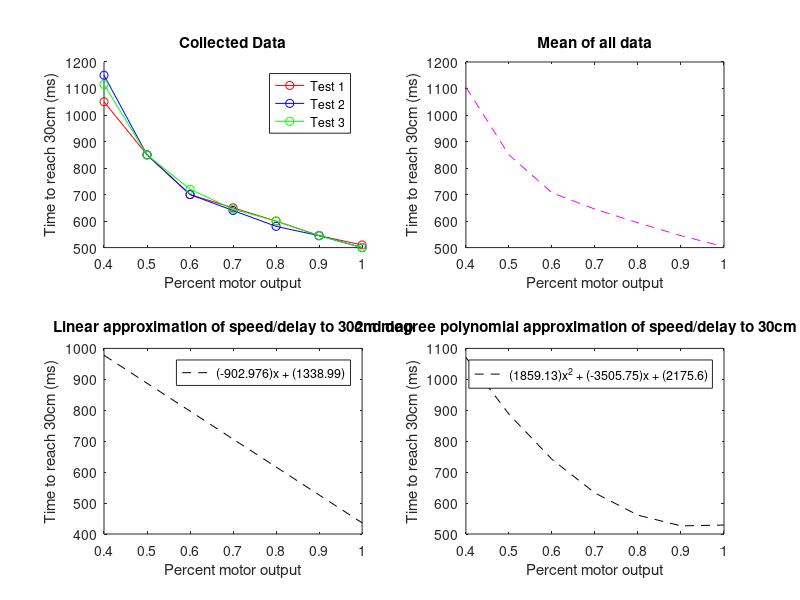

This chart was generated by the following MATLAB code:
% Test conducted & data collected on 12/31/22

% Used to perform calculations mapping motor percent output and
%   distance to a delay for chapstick robot

% 3 Tests were performed to estimate how many ms it takes for the robot to reach
%   30cm, those times were logged and the test was ran 3 times

% Speeds data collected at, 0-0.3 missing because motors don't move
%   at those speeds due to low torque, so they are left out
x = [0.4, 0.5, 0.6, 0.7, 0.8, 0.9, 1];

%data collected. ms delay it takes to reach 30cm
y1 = [1050, 850, 700, 650, 600, 545, 510];
y2 = [1150, 850, 700, 640, 580, 545, 500];
y3 = [1115, 850, 720, 645, 600, 545, 500];

y = mean([y1; y2; y3]);

% Increase default font size
%figure('DefaultAxesFontSize', 18);

% Visualize raw data
subplot(2, 2, 1);
hold on;
plot(x, y1, "-ro"); xlabel("Percent motor output"); ylabel("Time to reach 30cm (ms)");
plot(x, y2, "-bo");
plot(x, y3, "-go");
legend("Test 1", "Test 2", "Test 3");
hold off;
title("Collected Data");

% Visualize the mean data of all 3 tests
subplot(2,2,2);
plot(x, y, "--m"); xlabel("Percent motor output"); ylabel("Time to reach 30cm (ms)");
title("Mean of all data");

% Plot the linear approximation of speed/delay to 30cm map
subplot(2,2,3);
[P1,S1] = polyfit(x, y, 1);
yApproxLin = polyval(P1, x);
plot(x, yApproxLin, "--k"); xlabel("Percent motor output"); ylabel("Time to reach 30cm (ms)");
legend(sprintf("(%d)x + (%d)", P1(1), P1(2)));
title("Linear approximation of speed/delay to 30cm map");

% Plot 2nd degree polynomial approximation
subplot(2,2,4);
[P2, S2] = polyfit(x, y, 2);
yApproxPoly = polyval(P2, x);
plot(x, yApproxPoly, "--k"); xlabel("Percent motor output"); ylabel("Time to reach 30cm (ms)");
legend(sprintf("(%d)x^2 + (%d)x + (%d)", P2(1), P2(2), P2(3)));
title("2nd degree polynomial approximation of speed/delay to 30cm map");

%display functions
fprintf("Linear Approximation: (%i)x + (%i)\n", P1(1), P1(2));
fprintf("2nd Degree Polynomial Approximation:(%i)x^2 + (%i)x + (%i)\n", P2(1), P2(2), P2(3));
